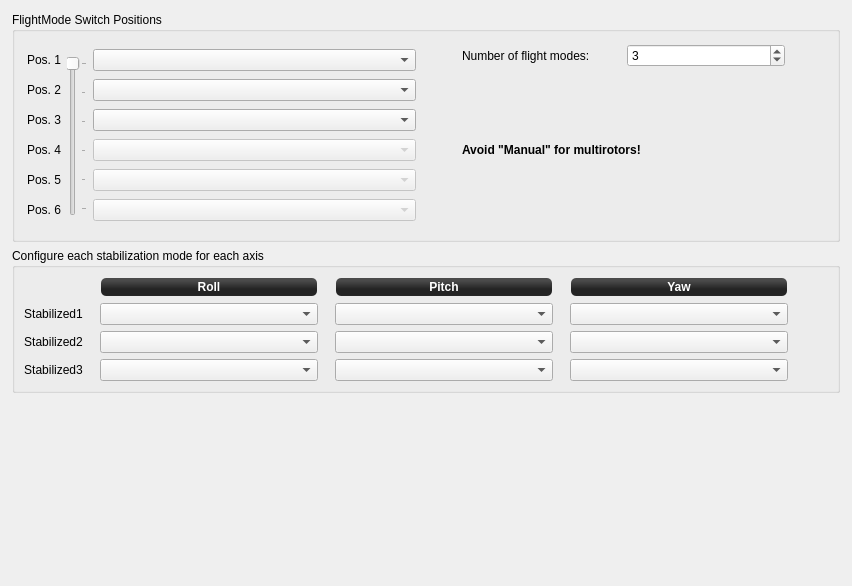
         <widget class="QWidget" name="scrollAreaWidgetContents_3">
          <property name="geometry">
           <rect>
            <x>0</x>
            <y>0</y>
            <width>852</width>
            <height>586</height>
           </rect>
          </property>
          <layout class="QGridLayout" name="gridLayout_7" rowstretch="1,0,0">
           <property name="leftMargin">
            <number>12</number>
           </property>
           <property name="topMargin">
            <number>12</number>
           </property>
           <property name="rightMargin">
            <number>12</number>
           </property>
           <property name="bottomMargin">
            <number>12</number>
           </property>
           <item row="1" column="0">
            <widget class="QGroupBox" name="groupBox">
             <property name="styleSheet">
              <string notr="true"/>
             </property>
             <property name="title">
              <string>Configure each stabilization mode for each axis</string>
             </property>
             <layout class="QGridLayout" name="gridLayout_2" columnstretch="0,0,1,0,1,0,1,0">
              <property name="leftMargin">
               <number>9</number>
              </property>
              <property name="horizontalSpacing">
               <number>12</number>
              </property>
              <item row="2" column="1">
               <spacer name="horizontalSpacer_11">
                <property name="orientation">
                 <enum>Qt::Horizontal</enum>
                </property>
                <property name="sizeType">
                 <enum>QSizePolicy::Minimum</enum>
                </property>
                <property name="sizeHint" stdset="0">
                 <size>
                  <width>5</width>
                  <height>20</height>
                 </size>
                </property>
               </spacer>
              </item>
              <item row="3" column="2">
               <widget class="QComboBox" name="fmsSsPos3Roll">
                <property name="focusPolicy">
                 <enum>Qt::StrongFocus</enum>
                </property>
               </widget>
              </item>
              <item row="0" column="6">
               <widget class="QLabel" name="label_10">
                <property name="minimumSize">
                 <size>
                  <width>0</width>
                  <height>20</height>
                 </size>
                </property>
                <property name="maximumSize">
                 <size>
                  <width>16777215</width>
                  <height>20</height>
                 </size>
                </property>
                <property name="styleSheet">
                 <string notr="true">background-color: qlineargradient(spread:reflect, x1:0.507, y1:0, x2:0.507, y2:0.772, stop:0.208955 rgba(74, 74, 74, 255), stop:0.78607 rgba(36, 36, 36, 255));
color: rgb(255, 255, 255);
border-radius: 5;
font: bold 12px;
margin:1px;</string>
                </property>
                <property name="text">
                 <string>Yaw</string>
                </property>
                <property name="alignment">
                 <set>Qt::AlignCenter</set>
                </property>
               </widget>
              </item>
              <item row="2" column="3">
               <spacer name="horizontalSpacer_12">
                <property name="orientation">
                 <enum>Qt::Horizontal</enum>
                </property>
                <property name="sizeHint" stdset="0">
                 <size>
                  <width>5</width>
                  <height>20</height>
                 </size>
                </property>
               </spacer>
              </item>
              <item row="1" column="0">
               <widget class="QLabel" name="label_14">
                <property name="text">
                 <string>Stabilized1</string>
                </property>
                <property name="alignment">
                 <set>Qt::AlignCenter</set>
                </property>
               </widget>
              </item>
              <item row="2" column="5">
               <spacer name="horizontalSpacer_13">
                <property name="orientation">
                 <enum>Qt::Horizontal</enum>
                </property>
                <property name="sizeHint" stdset="0">
                 <size>
                  <width>5</width>
                  <height>20</height>
                 </size>
                </property>
               </spacer>
              </item>
              <item row="3" column="6">
               <widget class="QComboBox" name="fmsSsPos3Yaw">
                <property name="focusPolicy">
                 <enum>Qt::StrongFocus</enum>
                </property>
               </widget>
              </item>
              <item row="2" column="0">
               <widget class="QLabel" name="label_21">
                <property name="text">
                 <string>Stabilized2</string>
                </property>
                <property name="alignment">
                 <set>Qt::AlignCenter</set>
                </property>
               </widget>
              </item>
              <item row="3" column="4">
               <widget class="QComboBox" name="fmsSsPos3Pitch">
                <property name="focusPolicy">
                 <enum>Qt::StrongFocus</enum>
                </property>
               </widget>
              </item>
              <item row="2" column="6">
               <widget class="QComboBox" name="fmsSsPos2Yaw">
                <property name="focusPolicy">
                 <enum>Qt::StrongFocus</enum>
                </property>
               </widget>
              </item>
              <item row="0" column="4">
               <widget class="QLabel" name="label_9">
                <property name="minimumSize">
                 <size>
                  <width>0</width>
                  <height>20</height>
                 </size>
                </property>
                <property name="maximumSize">
                 <size>
                  <width>16777215</width>
                  <height>20</height>
                 </size>
                </property>
                <property name="styleSheet">
                 <string notr="true">background-color: qlineargradient(spread:reflect, x1:0.507, y1:0, x2:0.507, y2:0.772, stop:0.208955 rgba(74, 74, 74, 255), stop:0.78607 rgba(36, 36, 36, 255));
color: rgb(255, 255, 255);
border-radius: 5;
font: bold 12px;
margin:1px;</string>
                </property>
                <property name="text">
                 <string>Pitch</string>
                </property>
                <property name="alignment">
                 <set>Qt::AlignCenter</set>
                </property>
               </widget>
              </item>
              <item row="0" column="2">
               <widget class="QLabel" name="label_8">
                <property name="minimumSize">
                 <size>
                  <width>0</width>
                  <height>20</height>
                 </size>
                </property>
                <property name="maximumSize">
                 <size>
                  <width>16777215</width>
                  <height>20</height>
                 </size>
                </property>
                <property name="styleSheet">
                 <string notr="true">background-color: qlineargradient(spread:reflect, x1:0.507, y1:0, x2:0.507, y2:0.772, stop:0.208955 rgba(74, 74, 74, 255), stop:0.78607 rgba(36, 36, 36, 255));
color: rgb(255, 255, 255);
border-radius: 5;
font: bold 12px;
margin:1px;</string>
                </property>
                <property name="text">
                 <string>Roll</string>
                </property>
                <property name="alignment">
                 <set>Qt::AlignCenter</set>
                </property>
               </widget>
              </item>
              <item row="2" column="4">
               <widget class="QComboBox" name="fmsSsPos2Pitch">
                <property name="focusPolicy">
                 <enum>Qt::StrongFocus</enum>
                </property>
               </widget>
              </item>
              <item row="1" column="6">
               <widget class="QComboBox" name="fmsSsPos1Yaw">
                <property name="minimumSize">
                 <size>
                  <width>102</width>
                  <height>0</height>
                 </size>
                </property>
                <property name="focusPolicy">
                 <enum>Qt::StrongFocus</enum>
                </property>
               </widget>
              </item>
              <item row="2" column="2">
               <widget class="QComboBox" name="fmsSsPos2Roll">
                <property name="focusPolicy">
                 <enum>Qt::StrongFocus</enum>
                </property>
               </widget>
              </item>
              <item row="1" column="2">
               <widget class="QComboBox" name="fmsSsPos1Roll">
                <property name="minimumSize">
                 <size>
                  <width>102</width>
                  <height>0</height>
                 </size>
                </property>
                <property name="focusPolicy">
                 <enum>Qt::StrongFocus</enum>
                </property>
               </widget>
              </item>
              <item row="1" column="4">
               <widget class="QComboBox" name="fmsSsPos1Pitch">
                <property name="minimumSize">
                 <size>
                  <width>102</width>
                  <height>0</height>
                 </size>
                </property>
                <property name="focusPolicy">
                 <enum>Qt::StrongFocus</enum>
                </property>
               </widget>
              </item>
              <item row="3" column="0">
               <widget class="QLabel" name="label_22">
                <property name="text">
                 <string>Stabilized3</string>
                </property>
                <property name="alignment">
                 <set>Qt::AlignCenter</set>
                </property>
               </widget>
              </item>
              <item row="2" column="7">
               <spacer name="horizontalSpacer_14">
                <property name="orientation">
                 <enum>Qt::Horizontal</enum>
                </property>
                <property name="sizeHint" stdset="0">
                 <size>
                  <width>40</width>
                  <height>20</height>
                 </size>
                </property>
               </spacer>
              </item>
             </layout>
            </widget>
           </item>
           <item row="0" column="0">
            <widget class="QGroupBox" name="groupBox_2">
             <property name="minimumSize">
              <size>
               <width>0</width>
               <height>230</height>
              </size>
             </property>
             <property name="maximumSize">
              <size>
               <width>16777215</width>
               <height>230</height>
              </size>
             </property>
             <property name="title">
              <string>FlightMode Switch Positions</string>
             </property>
             <layout class="QGridLayout" name="gridLayout_4" rowstretch="0,0,0" columnstretch="0,0,1,0,1,0">
              <property name="leftMargin">
               <number>12</number>
              </property>
              <property name="topMargin">
               <number>12</number>
              </property>
              <property name="rightMargin">
               <number>12</number>
              </property>
              <property name="bottomMargin">
               <number>12</number>
              </property>
              <item row="0" column="0" rowspan="3">
               <layout class="QVBoxLayout" name="verticalLayout_9" stretch="0,0,0,0,0,0">
                <item>
                 <widget class="QLabel" name="label_pos1">
                  <property name="sizePolicy">
                   <sizepolicy hsizetype="Preferred" vsizetype="Maximum">
                    <horstretch>0</horstretch>
                    <verstretch>0</verstretch>
                   </sizepolicy>
                  </property>
                  <property name="minimumSize">
                   <size>
                    <width>0</width>
                    <height>16</height>
                   </size>
                  </property>
                  <property name="maximumSize">
                   <size>
                    <width>16777215</width>
                    <height>16</height>
                   </size>
                  </property>
                  <property name="text">
                   <string>Pos. 1</string>
                  </property>
                 </widget>
                </item>
                <item>
                 <widget class="QLabel" name="label_pos2">
                  <property name="sizePolicy">
                   <sizepolicy hsizetype="Preferred" vsizetype="Maximum">
                    <horstretch>0</horstretch>
                    <verstretch>0</verstretch>
                   </sizepolicy>
                  </property>
                  <property name="minimumSize">
                   <size>
                    <width>16</width>
                    <height>16</height>
                   </size>
                  </property>
                  <property name="maximumSize">
                   <size>
                    <width>16777215</width>
                    <height>16</height>
                   </size>
                  </property>
                  <property name="text">
                   <string>Pos. 2</string>
                  </property>
                 </widget>
                </item>
                <item>
                 <widget class="QLabel" name="label_pos3">
                  <property name="sizePolicy">
                   <sizepolicy hsizetype="Preferred" vsizetype="Maximum">
                    <horstretch>0</horstretch>
                    <verstretch>0</verstretch>
                   </sizepolicy>
                  </property>
                  <property name="minimumSize">
                   <size>
                    <width>0</width>
                    <height>16</height>
                   </size>
                  </property>
                  <property name="maximumSize">
                   <size>
                    <width>16777215</width>
                    <height>16</height>
                   </size>
                  </property>
                  <property name="text">
                   <string>Pos. 3</string>
                  </property>
                 </widget>
                </item>
                <item>
                 <widget class="QLabel" name="label_pos4">
                  <property name="sizePolicy">
                   <sizepolicy hsizetype="Preferred" vsizetype="Maximum">
                    <horstretch>0</horstretch>
                    <verstretch>0</verstretch>
                   </sizepolicy>
                  </property>
                  <property name="minimumSize">
                   <size>
                    <width>0</width>
                    <height>16</height>
                   </size>
                  </property>
                  <property name="maximumSize">
                   <size>
                    <width>16777215</width>
                    <height>16</height>
                   </size>
                  </property>
                  <property name="text">
                   <string>Pos. 4</string>
                  </property>
                 </widget>
                </item>
                <item>
                 <widget class="QLabel" name="label_pos5">
                  <property name="sizePolicy">
                   <sizepolicy hsizetype="Preferred" vsizetype="Maximum">
                    <horstretch>0</horstretch>
                    <verstretch>0</verstretch>
                   </sizepolicy>
                  </property>
                  <property name="minimumSize">
                   <size>
                    <width>0</width>
                    <height>16</height>
                   </size>
                  </property>
                  <property name="maximumSize">
                   <size>
                    <width>16777215</width>
                    <height>16</height>
                   </size>
                  </property>
                  <property name="text">
                   <string>Pos. 5</string>
                  </property>
                 </widget>
                </item>
                <item>
                 <widget class="QLabel" name="label_pos6">
                  <property name="sizePolicy">
                   <sizepolicy hsizetype="Preferred" vsizetype="Maximum">
                    <horstretch>0</horstretch>
                    <verstretch>0</verstretch>
                   </sizepolicy>
                  </property>
                  <property name="minimumSize">
                   <size>
                    <width>0</width>
                    <height>16</height>
                   </size>
                  </property>
                  <property name="maximumSize">
                   <size>
                    <width>16777215</width>
                    <height>16</height>
                   </size>
                  </property>
                  <property name="text">
                   <string>Pos. 6</string>
                  </property>
                 </widget>
                </item>
               </layout>
              </item>
              <item row="1" column="1">
               <widget class="QSlider" name="fmsSlider">
                <property name="enabled">
                 <bool>false</bool>
                </property>
                <property name="maximumSize">
                 <size>
                  <width>16777215</width>
                  <height>160</height>
                 </size>
                </property>
                <property name="focusPolicy">
                 <enum>Qt::StrongFocus</enum>
                </property>
                <property name="toolTip">
                 <string>This slider moves when you move the flight mode switch
on your remote. It shows currently active flight mode.

Setup the flight mode channel on the RC Input tab if you have not done so already.</string>
                </property>
                <property name="minimum">
                 <number>0</number>
                </property>
                <property name="maximum">
                 <number>5</number>
                </property>
                <property name="pageStep">
                 <number>10</number>
                </property>
                <property name="value">
                 <number>0</number>
                </property>
                <property name="sliderPosition">
                 <number>0</number>
                </property>
                <property name="orientation">
                 <enum>Qt::Vertical</enum>
                </property>
                <property name="invertedAppearance">
                 <bool>true</bool>
                </property>
                <property name="tickPosition">
                 <enum>QSlider::TicksBelow</enum>
                </property>
                <property name="tickInterval">
                 <number>1</number>
                </property>
               </widget>
              </item>
              <item row="0" column="2" rowspan="3">
               <layout class="QVBoxLayout" name="verticalLayout_10">
                <property name="spacing">
                 <number>3</number>
                </property>
                <item>
                 <widget class="QComboBox" name="fmsModePos1">
                  <property name="focusPolicy">
                   <enum>Qt::StrongFocus</enum>
                  </property>
                  <property name="toolTip">
                   <string>Select the stabilization mode on this position (manual/stabilized/auto)</string>
                  </property>
                 </widget>
                </item>
                <item>
                 <widget class="QComboBox" name="fmsModePos2">
                  <property name="focusPolicy">
                   <enum>Qt::StrongFocus</enum>
                  </property>
                 </widget>
                </item>
                <item>
                 <widget class="QComboBox" name="fmsModePos3">
                  <property name="focusPolicy">
                   <enum>Qt::StrongFocus</enum>
                  </property>
                 </widget>
                </item>
                <item>
                 <widget class="QComboBox" name="fmsModePos4">
                  <property name="enabled">
                   <bool>false</bool>
                  </property>
                  <property name="focusPolicy">
                   <enum>Qt::StrongFocus</enum>
                  </property>
                  <property name="toolTip">
                   <string>Select the stabilization mode on this position (manual/stabilized/auto)</string>
                  </property>
                 </widget>
                </item>
                <item>
                 <widget class="QComboBox" name="fmsModePos5">
                  <property name="enabled">
                   <bool>false</bool>
                  </property>
                  <property name="focusPolicy">
                   <enum>Qt::StrongFocus</enum>
                  </property>
                 </widget>
                </item>
                <item>
                 <widget class="QComboBox" name="fmsModePos6">
                  <property name="enabled">
                   <bool>false</bool>
                  </property>
                  <property name="focusPolicy">
                   <enum>Qt::StrongFocus</enum>
                  </property>
                 </widget>
                </item>
               </layout>
              </item>
              <item row="1" column="3">
               <spacer name="horizontalSpacer_4">
                <property name="orientation">
                 <enum>Qt::Horizontal</enum>
                </property>
                <property name="sizeHint" stdset="0">
                 <size>
                  <width>40</width>
                  <height>20</height>
                 </size>
                </property>
               </spacer>
              </item>
              <item row="0" column="4" rowspan="3">
               <layout class="QGridLayout" name="gridLayout_5">
                <item row="0" column="0">
                 <layout class="QHBoxLayout" name="horizontalLayout_6">
                  <item>
                   <widget class="QLabel" name="label">
                    <property name="text">
                     <string>Number of flight modes:</string>
                    </property>
                   </widget>
                  </item>
                  <item>
                   <widget class="QSpinBox" name="fmsPosNum">
                    <property name="toolTip">
                     <string>Number of positions your FlightMode switch has.

Default is 3.

It will be 2 or 3 for most of setups, but it also can be up to 6.
In that case you have to configure your radio mixers so the whole range
from min to max is split into N equal intervals, and you may set arbitrary
channel value for each flight mode.</string>
                    </property>
                    <property name="minimum">
                     <number>1</number>
                    </property>
                    <property name="maximum">
                     <number>6</number>
                    </property>
                    <property name="value">
                     <number>3</number>
                    </property>
                   </widget>
                  </item>
                 </layout>
                </item>
                <item row="1" column="0">
                 <widget class="QLabel" name="label_15">
                  <property name="font">
                   <font>
                    <weight>75</weight>
                    <bold>true</bold>
                   </font>
                  </property>
                  <property name="text">
                   <string>Avoid &quot;Manual&quot; for multirotors!</string>
                  </property>
                  <property name="wordWrap">
                   <bool>true</bool>
                  </property>
                 </widget>
                </item>
               </layout>
              </item>
              <item row="2" column="1">
               <spacer name="verticalSpacer_4">
                <property name="orientation">
                 <enum>Qt::Vertical</enum>
                </property>
                <property name="sizeType">
                 <enum>QSizePolicy::Fixed</enum>
                </property>
                <property name="sizeHint" stdset="0">
                 <size>
                  <width>20</width>
                  <height>0</height>
                 </size>
                </property>
               </spacer>
              </item>
              <item row="0" column="1">
               <spacer name="verticalSpacer_6">
                <property name="orientation">
                 <enum>Qt::Vertical</enum>
                </property>
                <property name="sizeType">
                 <enum>QSizePolicy::Fixed</enum>
                </property>
                <property name="sizeHint" stdset="0">
                 <size>
                  <width>20</width>
                  <height>0</height>
                 </size>
                </property>
               </spacer>
              </item>
              <item row="1" column="5">
               <spacer name="horizontalSpacer_6">
                <property name="orientation">
                 <enum>Qt::Horizontal</enum>
                </property>
                <property name="sizeHint" stdset="0">
                 <size>
                  <width>40</width>
                  <height>20</height>
                 </size>
                </property>
               </spacer>
              </item>
             </layout>
            </widget>
           </item>
           <item row="2" column="0">
            <spacer name="verticalSpacer_5">
             <property name="orientation">
              <enum>Qt::Vertical</enum>
             </property>
             <property name="sizeType">
              <enum>QSizePolicy::Expanding</enum>
             </property>
             <property name="sizeHint" stdset="0">
              <size>
               <width>20</width>
               <height>20</height>
              </size>
             </property>
            </spacer>
           </item>
          </layout>
         </widget>
